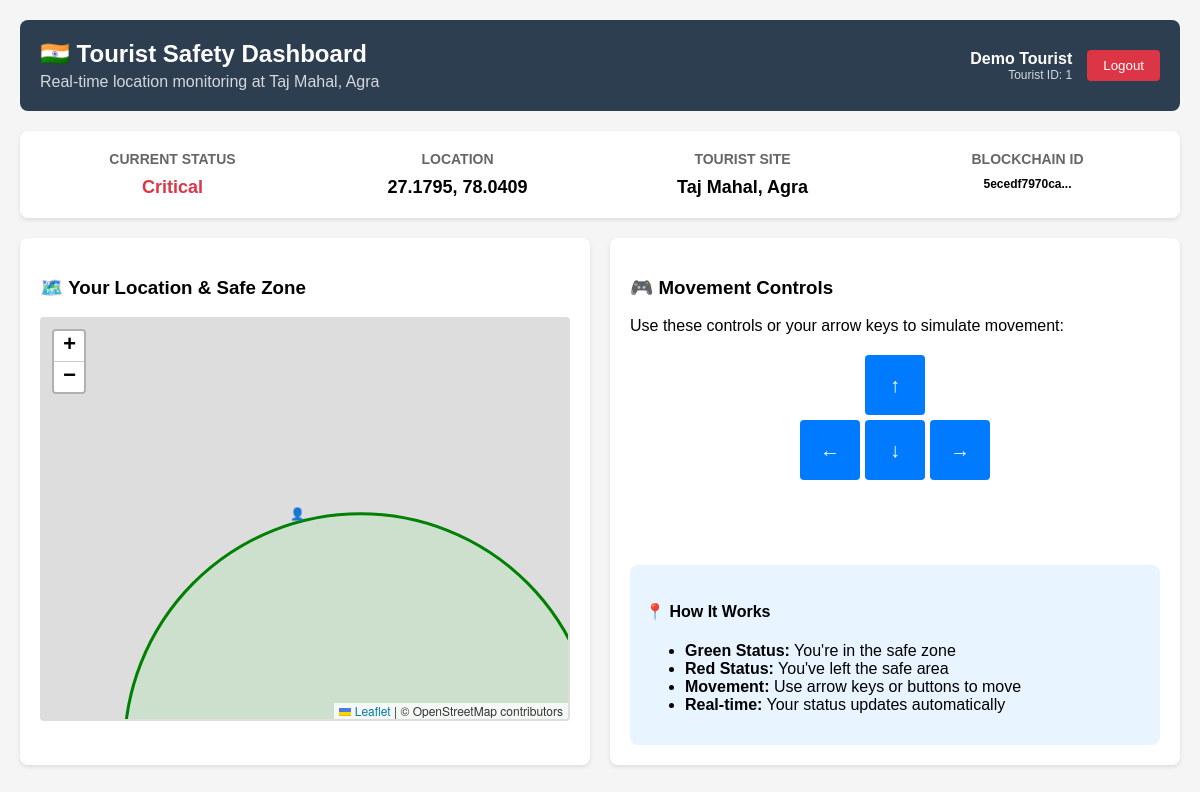
/tourist-dashboard (signed in), run on the app's committed database.
### models.py (models this page shows, shortened)
class User(Base):
    __tablename__ = "users"
    id = Column(Integer, primary_key=True, index=True)
    email = Column(String, unique=True, nullable=False, index=True)
    hashed_password = Column(String, nullable=False)
    full_name = Column(String, nullable=False)
    role = Column(String, nullable=False, default="tourist")  # admin or tourist
    is_active = Column(Boolean, default=True)
    created_at = Column(DateTime, default=datetime.utcnow)
    tourist = relationship("Tourist", back_populates="user", uselist=False)

class Tourist(Base):
    __tablename__ = "tourists"
    id = Column(Integer, primary_key=True, index=True)
    user_id = Column(Integer, ForeignKey("users.id"), nullable=False, unique=True)
    name = Column(String, nullable=False)
    blockchain_id = Column(String, unique=True, nullable=False)
    location_id = Column(Integer, default=1)  # ID of selected tourist place
    last_lat = Column(Float, default=27.1751)  # Default to Taj Mahal
    last_lon = Column(Float, default=78.0421)
    status = Column(String, default="Safe")  # Safe or Critical
    incidents = relationship("Incident", back_populates="tourist")
    user = relationship("User", back_populates="tourist")

### app.py (the view)
@app.get("/tourist-dashboard", response_class=HTMLResponse)
async def tourist_dashboard_page(request: Request, db: Session = Depends(get_db)):
    from auth import get_user_from_cookie_token
    current_user = get_user_from_cookie_token(
        request.cookies.get("access_token"), db
    )
    if not current_user:
        return RedirectResponse(url="/login", status_code=status.HTTP_302_FOUND)
    if str(current_user.role) != "tourist":
        return RedirectResponse(url="/", status_code=status.HTTP_302_FOUND)
    tourist = db.query(Tourist).filter(Tourist.user_id == current_user.id).first()
    if not tourist:
        tourist_place = get_tourist_place_by_id(1)  # Default to Taj Mahal
        blockchain_id = Tourist.generate_blockchain_id(str(current_user.full_name))
        tourist = Tourist(
            user_id=current_user.id,
            name=str(current_user.full_name),
            blockchain_id=blockchain_id,
            location_id=1,
            last_lat=tourist_place["lat"],
            last_lon=tourist_place["lon"]
        )
        db.add(tourist)
        db.commit()
        db.refresh(tourist)
    tourist_place = get_tourist_place_by_id(int(str(tourist.location_id)))
    tourist_data = {
        "id": tourist.id,
        "name": tourist.name,
        "blockchain_id": tourist.blockchain_id,
        "last_lat": tourist.last_lat,
        "last_lon": tourist.last_lon,
        "status": tourist.status,
        "location_id": tourist.location_id,
        "location_name": tourist_place["name"]
    }
    return templates.TemplateResponse("tourist_dashboard.html", {
        "request": request,
        "user": current_user,
        "tourist": tourist_data,
        "geofence": {
            "center_lat": tourist_place["lat"],
            "center_lon": tourist_place["lon"],
            "radius": tourist_place["radius"],
            "name": tourist_place["name"]
        }
    })

### templates/tourist_dashboard.html (shortened to what this page needs)
<!DOCTYPE html>
<html lang="en">
<head>
    <link rel="stylesheet" href="https://unpkg.com/leaflet@1.9.4/dist/leaflet.css" />
</head>
<body>
    <div class="header">
        <div class="header-left">
            <h1>🇮🇳 Tourist Safety Dashboard</h1>
            <p>Real-time location monitoring at {{ tourist.location_name }}</p>
        </div>
        <div class="header-right">
            <div class="user-info">
                <div><strong>{{ user.full_name }}</strong></div>
                <div style="font-size: 12px; opacity: 0.8;">Tourist ID: {{ tourist.id }}</div>
            </div>
            <form method="post" action="/auth/logout" style="margin: 0;">
                <button type="submit" class="logout-btn">Logout</button>
            </form>
        </div>
    </div>
    <div class="status-panel">
        <div class="status-item">
            <h3>Current Status</h3>
            <div id="status" class="status-value status-{{ tourist.status|lower }}">{{ tourist.status }}</div>
        </div>
        <div class="status-item">
            <h3>Location</h3>
            <div id="coordinates" class="status-value">{{ "%.4f"|format(tourist.last_lat) }}, {{ "%.4f"|format(tourist.last_lon) }}</div>
        </div>
        <div class="status-item">
            <h3>Tourist Site</h3>
            <div class="status-value">{{ tourist.location_name }}</div>
        </div>
        <div class="status-item">
            <h3>Blockchain ID</h3>
            <div class="status-value" style="font-size: 12px;">{{ tourist.blockchain_id[:12] }}...</div>
        </div>
    </div>
    <div class="dashboard">
        <div class="map-panel">
            <h3>🗺️ Your Location & Safe Zone</h3>
            <div id="map"></div>
        </div>
        <div class="controls-panel">
            <h3>🎮 Movement Controls</h3>
            <p>Use these controls or your arrow keys to simulate movement:</p>
            <div class="arrow-keys">
                <button class="arrow-key arrow-up" data-direction="up">↑</button>
                <button class="arrow-key arrow-left" data-direction="left">←</button>
                <button class="arrow-key arrow-down" data-direction="down">↓</button>
                <button class="arrow-key arrow-right" data-direction="right">→</button>
            </div>
            <div class="info-section">
                <h4>📍 How It Works</h4>
                <ul>
                    <li><strong>Green Status:</strong> You're in the safe zone</li>
                    <li><strong>Red Status:</strong> You've left the safe area</li>
                    <li><strong>Movement:</strong> Use arrow keys or buttons to move</li>
                    <li><strong>Real-time:</strong> Your status updates automatically</li>
                </ul>
            </div>
        </div>
    </div>
</body>
</html>

### templates/tourist_dashboard.html (style rules this page uses)
body { font-family: Arial, sans-serif; margin: 0; padding: 20px; background-color: #f5f5f5; }
.header { background-color: #2c3e50; color: white; padding: 20px; border-radius: 8px; margin-bottom: 20px; display: flex; justify-content: space-between; align-items: center; }
.header-left h1 { margin: 0; font-size: 24px; }
.header-left p { margin: 5px 0 0 0; opacity: 0.8; }
.header-right { display: flex; align-items: center; gap: 15px; }
.user-info { text-align: right; }
.logout-btn { background: #dc3545; color: white; border: none; padding: 8px 16px; border-radius: 4px; cursor: pointer; text-decoration: none; display: inline-block; }
.status-panel { background: white; padding: 20px; border-radius: 8px; margin-bottom: 20px; box-shadow: 0 2px 4px rgba(0,0,0,0.1); display: grid; grid-template-columns: 1fr 1fr 1fr 1fr; gap: 20px; }
.status-item { text-align: center; }
.status-item h3 { margin: 0 0 10px 0; color: #666; font-size: 14px; text-transform: uppercase; }
.status-value { font-size: 18px; font-weight: bold; }
.status-critical { color: #dc3545; }
.dashboard { display: grid; grid-template-columns: 1fr 1fr; gap: 20px; }
.map-panel, .controls-panel { background: white; padding: 20px; border-radius: 8px; box-shadow: 0 2px 4px rgba(0,0,0,0.1); }
#map { height: 400px; border-radius: 4px; border: 2px solid #ddd; }
.arrow-keys { display: grid; grid-template-columns: repeat(3, 60px); grid-template-rows: repeat(3, 60px); gap: 5px; justify-content: center; margin: 20px 0; }
.arrow-key { background: #007bff; border: none; border-radius: 4px; color: white; font-size: 20px; cursor: pointer; display: flex; align-items: center; justify-content: center; transition: background-color 0.2s; }
.arrow-up { grid-column: 2; grid-row: 1; }
.arrow-left { grid-column: 1; grid-row: 2; }
.arrow-down { grid-column: 2; grid-row: 2; }
.arrow-right { grid-column: 3; grid-row: 2; }
.info-section { background: #e8f4ff; padding: 15px; border-radius: 8px; margin-top: 20px; }

### data on the page
User: full_name "Demo Tourist"
Tourist: status "Critical", last_lat "27.1795", last_lon "78.0409"

### other printed values
{{ tourist.location_name }} "Taj Mahal, Agra"
{{ tourist.id }} "1"
{{ tourist.blockchain_id[:12] }} "5ecedf7970ca"
